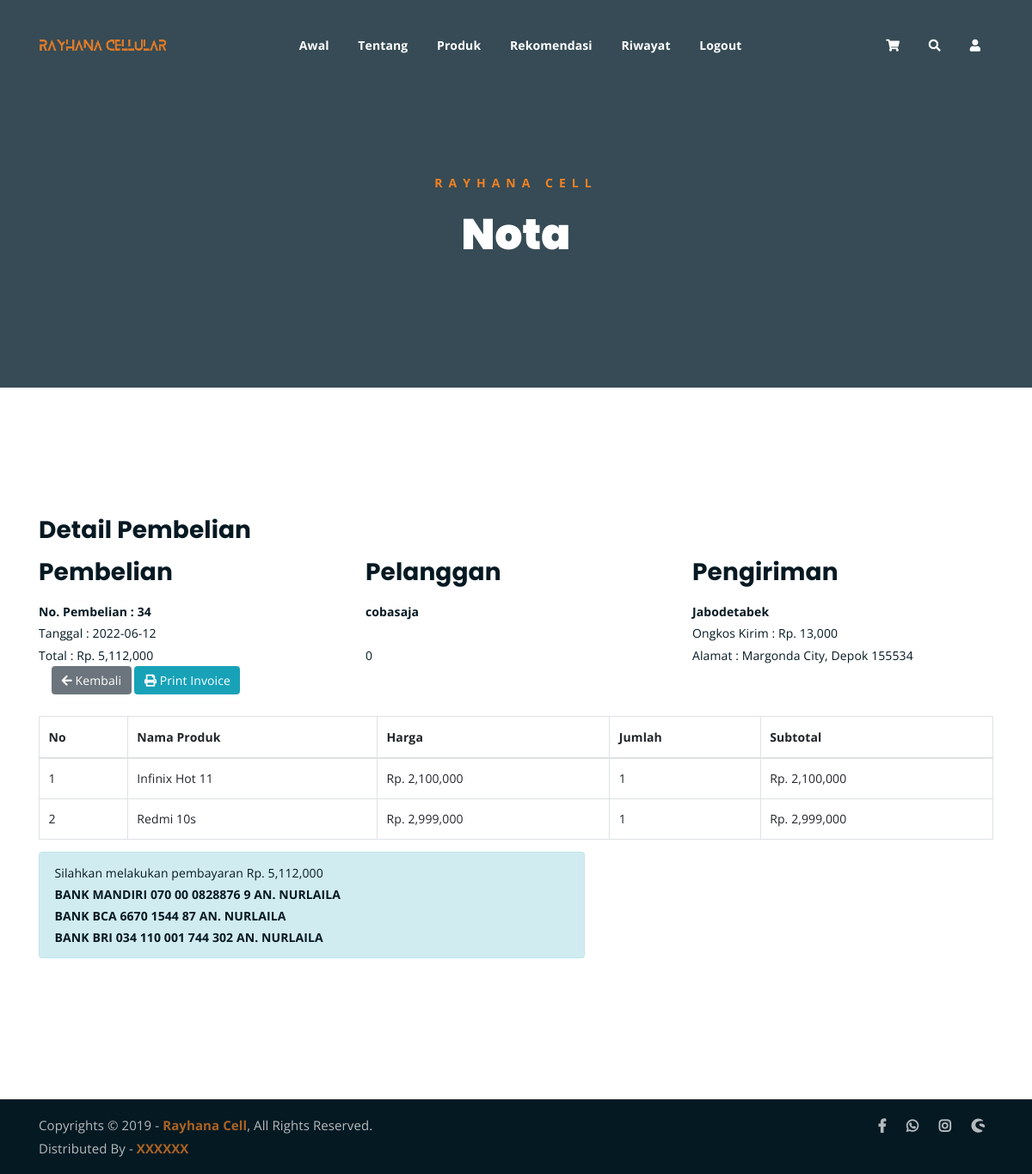
Screenshot of /nota.php?id=34 (signed in) with the database file from the repository.
### tables this page shows
CREATE TABLE `pembelian` (
  `id_pembelian` int(11) NOT NULL,
  `id_users` int(11) NOT NULL,
  `id_ongkir` int(11) NOT NULL,
  `penerima` varchar(40) NOT NULL,
  `no_telp` int(15) NOT NULL,
  `tanggal_pembelian` date NOT NULL,
  `total_pembelian` int(11) NOT NULL,
  `nama_daerah` varchar(40) NOT NULL,
  `tarif` int(11) NOT NULL,
  `alamat_pengiriman` text NOT NULL,
  `status_pembelian` varchar(30) NOT NULL DEFAULT 'Belum Dibayar',
  `resi_pengiriman` varchar(20) NOT NULL
);

CREATE TABLE `users` (
  `id_users` int(11) NOT NULL,
  `name` varchar(40) NOT NULL,
  `username` varchar(20) NOT NULL,
  `email` varchar(20) NOT NULL,
  `password` varchar(13) NOT NULL
);

CREATE TABLE `pembelian_produk` (
  `id_pembelian_produk` int(8) NOT NULL,
  `id_pembelian` int(8) NOT NULL,
  `id_produk` int(8) NOT NULL,
  `jumlah` int(11) NOT NULL,
  `nama` varchar(30) NOT NULL,
  `harga` int(11) NOT NULL,
  `subharga` int(11) NOT NULL
);

### nota.php (the view, shortened to what this page needs)
<!DOCTYPE html>
<html lang="en">
<head>
	<link rel="stylesheet" href="assets/css/all.min.css">
	<link rel="stylesheet" href="assets/bootstrap/css/bootstrap.min.css">
	<link rel="stylesheet" href="assets/css/owl.carousel.css">
	<link rel="stylesheet" href="assets/css/magnific-popup.css">
	<link rel="stylesheet" href="assets/css/animate.css">
	<link rel="stylesheet" href="assets/css/meanmenu.min.css">
	<link rel="stylesheet" href="assets/css/main.css">
	<link rel="stylesheet" href="assets/css/responsive.css">
</head>
<body>
<?php include 'navbar.php'; ?>
	<div class="breadcrumb-section breadcrumb-bg">
		<div class="container">
			<div class="row">
				<div class="col-lg-8 offset-lg-2 text-center">
					<div class="breadcrumb-text">
						<p>Rayhana Cell</p>
						<h1>Nota</h1>
					</div>
				</div>
			</div>
		</div>
	</div>
	<div class="nota-from-section mt-150 mb-150">
		<section class="page-section">
		<div class="container">
			<div class="row">
				<div class="col-lg-12">
					<div class="featured-text">
                    <h3>Detail Pembelian</h3>
<?php
$ambil = $koneksi->query("SELECT * FROM pembelian JOIN users
ON pembelian.id_users=users.id_users
WHERE pembelian.id_pembelian='$_GET[id]'");
$detail = $ambil->fetch_assoc();
?>
<div class="row">
    <div class="col-md-4">
        <h3>Pembelian</h3>
        <strong>No. Pembelian : <?php echo $detail['id_pembelian']; ?></strong><br>
        Tanggal : <?php echo $detail['tanggal_pembelian']; ?><br>
        Total : Rp. <?php echo number_format($detail['total_pembelian']); ?>
    </div>
    <div class="col-md-4">
        <h3> Pelanggan </h3>
    <strong><?php echo $detail['username']; ?></strong><br>
        <?php echo $detail['penerima']; ?><br>
		<?php echo $detail['no_telp']; ?><br>
    </div>
    <div class="col-md-4">
        <h3>Pengiriman</h3>
        <strong><?php echo $detail['nama_daerah'] ?></strong><br>
        Ongkos Kirim : Rp. <?php echo number_format($detail['tarif']);  ?><br>
        Alamat : <?php echo $detail['alamat_pengiriman'] ?>
    </div>
</div>
<div class="container">
	<a href="riwayat.php?id=<?php echo $detail['id_pembelian']; ?>" class="btn btn-secondary"><i class="fas fa-arrow-left"></i> Kembali</a>
	<a href="print_nota.php?id=<?php echo $detail['id_pembelian']; ?>
	"target="_blank" class="btn btn-info "><i class="fas fa-print"></i> Print Invoice</a>
	</div>
	<br>
<table class="table table-bordered">
 	<thead>
 		<tr>
 			<th>No</th>
 			<th>Nama Produk</th>
 			<th>Harga</th>
 			<th>Jumlah</th>
 			<th>Subtotal</th>
 		</tr>
 	</thead>
 	<tbody>
 		<?php $nomor=1; ?>
 		<?php $ambil=$koneksi->query("SELECT * FROM pembelian_produk WHERE id_pembelian='$_GET[id]'"); ?>
 		<?php while($pecah = $ambil->fetch_assoc()){ ?>
 		<tr>
 			<td><?php echo $nomor; ?></td>
 			<td><?php echo $pecah['nama']; ?></td>
 			<td>Rp. <?php echo number_format($pecah['harga']); ?></td>
 			<td><?php echo $pecah['jumlah']; ?></td>
 			<td>Rp. <?php echo number_format($pecah['subharga']); ?></td>
 		</tr>
 		<?php $nomor++; ?>
 		<?php } ?>
 	</tbody>
 </table>
        <div class="row">
             <div class="col-md-7">
                <div class="alert alert-info">
                    <p>
                        Silahkan melakukan pembayaran Rp. <?php echo number_format($detail['total_pembelian']); ?><br>
                        <strong>BANK MANDIRI 070 00 0828876 9 AN. NURLAILA</strong><br>
						<strong>BANK BCA 6670 1544 87 AN. NURLAILA</strong><br>
						<strong>BANK BRI 034 110 001 744 302 AN. NURLAILA</strong>
                    </p>
                </div>
            </div>
        </div>
					</div>
				</div>
			</div>
		</section>
		</div>
<?php include 'footer.php'; ?>
</body>
</html>

### assets/css/main.css (style rules this page uses)
html { font-size: 14px; font-weight: 400; line-height: 28px; height: 100%; }
body { font-family: "Open Sans", sans-serif; font-weight: 400; font-size: 1rem; letter-spacing: 0.1px; line-height: 1.8; color: #051922; overflow-x: hidden; }
a { cursor: pointer; text-decoration: none; -webkit-transition: all 0.2s ease-in-out; -o-transition: all 0.2s ease-in-out; transition: all 0.2s ease-in-out; }
h1, .h1, h2, .h2, h3, .h3, h4, .h4, h5, .h5, h6, .h6 { font-family: "Poppins", sans-serif; font-weight: 700; margin: 0 0 1.25rem 0; color: #051922; }
h1:last-child, .h1:last-child, h2:last-child, .h2:last-child, h3:last-child, .h3:last-child, h4:last-child, .h4:last-child, h5:last-child, .h5:last-child, h6:last-child, .h6:last-child { margin: 0; }
h1, .h1 { font-size: 4rem; font-weight: 700; line-height: 4rem; }
h3, .h3 { font-size: 2rem; font-weight: 700; line-height: 2.25rem; }
p { font-family: "Open Sans", sans-serif; font-weight: 400; font-size: 1rem; letter-spacing: 0.1px; line-height: 1.8; color: #051922; margin: 0 0 1.25rem 0; }
p:last-child { margin: 0; }
.mt-150 { margin-top: 150px; }
.mb-150 { margin-bottom: 150px; }
.breadcrumb-bg { background-image: url(../img/breadcrumb-bg.jpg); }
.breadcrumb-text p { color: #F28123; font-weight: 700; text-transform: uppercase; letter-spacing: 7px; }
.breadcrumb-text h1 { font-size: 50px; font-weight: 900; color: #fff; margin: 0; margin-top: 20px; }
.breadcrumb-section { padding: 150px 0; background-size: cover; background-position: center center; position: relative; z-index: 1; background-attachment: fixed; padding-top: 200px; }
.breadcrumb-section:after { position: absolute; left: 0; top: 0; width: 100%; height: 100%; content: ""; background-color: #07212e; z-index: -1; opacity: 0.8; }
html, body { height: 100%; }
thead { border-bottom: 1px solid #eee; }

### rows the page displays
pembelian: id_pembelian "34", tanggal_pembelian "2022-06-12", total_pembelian "5,112,000", id_users.username "cobasaja", no_telp "0", nama_daerah "Jabodetabek", tarif "13,000", alamat_pengiriman "Margonda City, Depok 155534"
pembelian_produk: nama "Infinix Hot 11", harga "2,100,000", jumlah "1", subharga "2,100,000"
pembelian_produk: nama "Redmi 10s", harga "2,999,000", jumlah "1", subharga "2,999,000"
